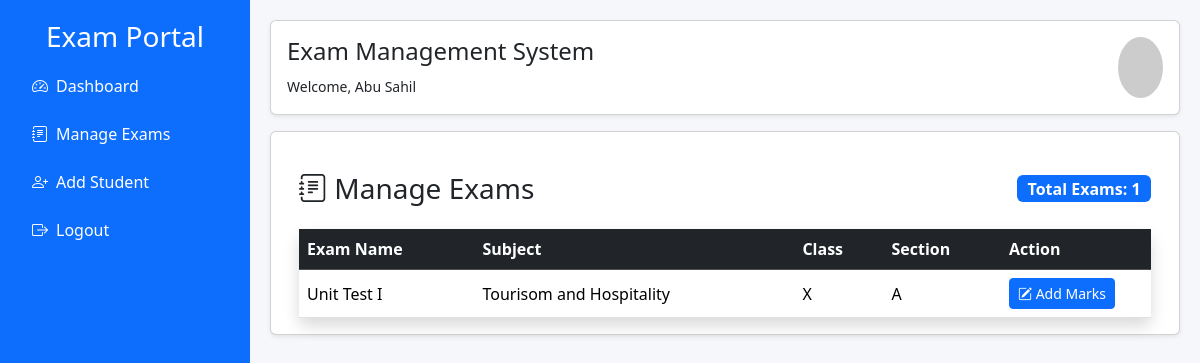
Screenshot of /manage_exams (signed in) with the database file from the repository.
### application/model.py (models this page shows, shortened)
class User(db.Model, UserMixin):
    __tablename__ = "users"
    id = db.Column(db.Integer, primary_key=True)
    role = db.Column(db.String(20), nullable=False)       # Admin / Staff / Student
    name = db.Column(db.String(100), nullable=False)
    email = db.Column(db.String(100), unique=True, nullable=False)
    password = db.Column(db.String(255), nullable=False)
    is_active = db.Column(db.Boolean, default=True)
    created_at = db.Column(db.DateTime, default=datetime.utcnow)
    staff = db.relationship("Staff",back_populates="user",uselist=False,cascade="all, delete-orphan")
    student = db.relationship("Student",back_populates="user",uselist=False,cascade="all, delete-orphan")

class Exam(db.Model):
    __tablename__ = "exams"
    id = db.Column(db.Integer, primary_key=True)
    name = db.Column(db.String(100), nullable=False)
    subject_id = db.Column(db.Integer,  db.ForeignKey("subjects.id"),nullable=False )
    exam_date = db.Column(db.Date, nullable=False)
    total_marks = db.Column(db.Integer, nullable=False)
    pass_marks = db.Column(db.Integer, nullable=False)
    staff_id = db.Column(db.Integer,db.ForeignKey("staffs.id"),nullable=False)
    created_at = db.Column(db.DateTime, default=datetime.utcnow)
    subject = db.relationship("Subject", back_populates="exams")
    staff = db.relationship("Staff", back_populates="exams")
    marks = db.relationship("Mark",back_populates="exam",cascade="all, delete-orphan")
    fee_collections = db.relationship("FeeCollection", back_populates="exam",cascade="all, delete-orphan")

class Subject(db.Model):
    __tablename__ = "subjects"
    id = db.Column(db.Integer, primary_key=True)
    name = db.Column(db.String(50), nullable=False)
    class_id = db.Column(db.Integer,db.ForeignKey("classes.id"),nullable=False)
    school_class = db.relationship("SchoolClass",back_populates="subjects")
    exams = db.relationship("Exam", back_populates="subject",cascade="all, delete-orphan" )
    staff = db.relationship("Staff",back_populates="subject" , uselist = False )

class SchoolClass(db.Model):
    __tablename__ = "classes"
    id = db.Column(db.Integer, primary_key=True)
    name = db.Column(db.String(20), nullable=False)
    section = db.Column(db.String(10), nullable=False)
    students = db.relationship("Student",back_populates="school_class",cascade="all, delete-orphan")
    subjects = db.relationship("Subject",back_populates="school_class",cascade="all, delete-orphan" )
    fee_types = db.relationship("FeeType",back_populates="school_class",cascade="all, delete-orphan")
    __table_args__ = (
        db.UniqueConstraint(
            "name",
            "section",
            name="unique_class_section"
        ),
    )

### application/controler.py (the view)
@app.route("/manage_exams")
@login_required
def manage_exams():
    if current_user.role is None or current_user.role != "staff":
            flash("Only staff can access this page.", "danger")
            return redirect(url_for("login"))
    staff_id = current_user.staff.id
    exams = Exam.query.filter_by(staff_id=staff_id).all()
    return render_template("staff/manage_exams.html", exams=exams , staff=current_user)

### application/controler.py (called while the page is built)
@login_manager.user_loader
def load_user(user_id):
    return User.query.get(int(user_id))

### templates/staff/manage_exams.html (shortened to what this page needs)
{% extends "staff/staff_dashboard.html" %}
{% block content %}
<div class="container-fluid mt-4">
    <div class="d-flex flex-column flex-md-row justify-content-between align-items-md-center mb-4">
        <h3 class="mb-3 mb-md-0">
            <i class="bi bi-journal-text"></i>
            Manage Exams
        </h3>
        <span class="badge bg-primary fs-6">
            Total Exams: {{ exams|length }}
        </span>
    </div>
    <div class="card shadow border-0 d-none d-lg-block">
        <div class="table-responsive">
            <table class="table table-hover align-middle mb-0">
                <thead class="table-dark">
                    <tr>
                        <th>Exam Name</th>
                        <th>Subject</th>
                        <th>Class</th>
                        <th>Section</th>
                        <th width="150">Action</th>
                    </tr>
                </thead>
                <tbody>
                    {% for exam in exams %}
                    <tr>
                        <td>{{ exam.name }}</td>
                        <td>{{ exam.subject.name }}</td>
                        <td>{{ exam.subject.school_class.name }}</td>
                        <td>{{ exam.subject.school_class.section }}</td>
                        <td>
                            <a href="{{ url_for('add_marks', exam_id=exam.id) }}"
                               class="btn btn-primary btn-sm">
                                <i class="bi bi-pencil-square"></i>
                                Add Marks
                            </a>
                        </td>
                    </tr>
                    {% endfor %}
                </tbody>
            </table>
        </div>
    </div>
</div>
{% endblock %}

### templates/staff/staff_dashboard.html (shortened to what this page needs)
<!DOCTYPE html>
<html lang="en">
<head>
    <link href="https://cdn.jsdelivr.net/npm/bootstrap@5.3.3/dist/css/bootstrap.min.css" rel="stylesheet">
    <link href="https://cdn.jsdelivr.net/npm/bootstrap-icons/font/bootstrap-icons.css" rel="stylesheet">
</head>
<body>
    <div class="sidebar d-none d-md-block">
        <h3 class="text-white text-center">Exam Portal</h3>
        <a href="/staff"><i class="bi bi-speedometer2 me-2"></i>Dashboard</a>
        <a href="/manage_exams"><i class="bi bi-journal-text me-2"></i>Manage Exams</a>
        <a href="/add_student_bystaff"><i class="bi bi-person-plus me-2"></i>Add Student</a>
        <a href="/logout"><i class="bi bi-box-arrow-right me-2"></i>Logout</a>
    </div>
    <div class="content">
        <div class="desktop-top card shadow-sm mb-3">
            <div class="card-body d-flex justify-content-between">
                <div>
                    <h4>Exam Management System</h4><small>Welcome, {{staff.name}}</small>
                </div>
                <img class="rounded-circle" width="45"
                    src="https://ui-avatars.com/api/?name={{staff.name}}&background=0d6efd&color=fff">
            </div>
        </div>
        <div class="card shadow-sm">
            <div class="card-body">
                {% block content %}{% endblock %}
            </div>
        </div>
    </div>
</body>
</html>

### templates/staff/staff_dashboard.html (style rules this page uses)
body { background: #f5f7fb }
.sidebar { position: fixed; left: 0; top: 0; width: 250px; height: 100vh; background: #0d6efd; padding: 20px }
.sidebar a { display: flex; color: #fff; text-decoration: none; padding: 12px; border-radius: 8px }
.content { margin-left: 250px; padding: 20px }

### rows the page displays
User: name "Abu Sahil"
Exam: name "Unit Test I", subject.name "Tourisom and Hospitality", subject.school_class.name "X", subject.school_class.section "A"

### other values shown
{{ exams|length }} "1"
